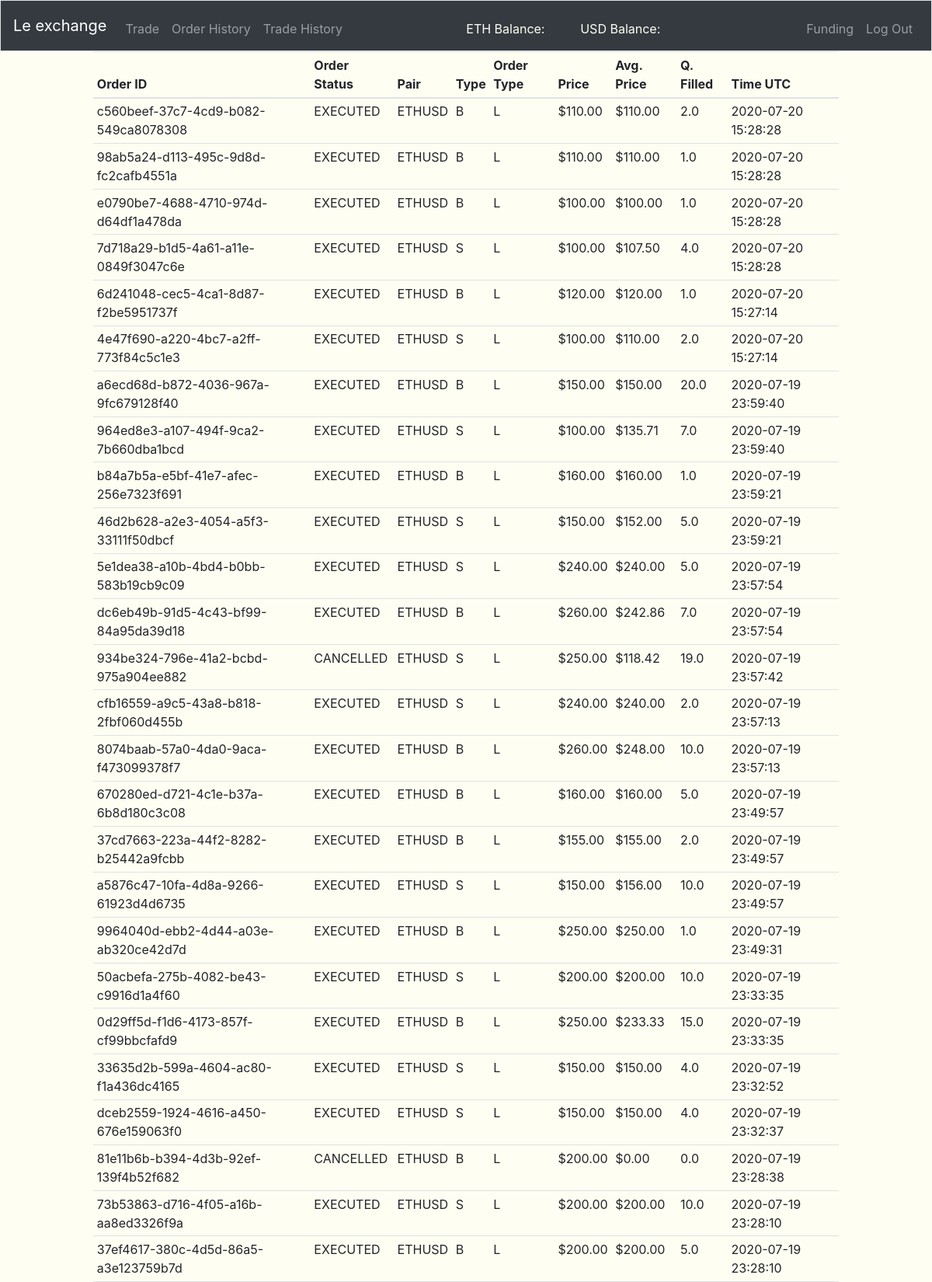
Page /order-history (signed in, upper part) on the committed database.
### tables this page shows
CREATE TABLE "order_history" (
	"order_id"	VARCHAR(255) NOT NULL,
	"user_id"	INTEGER NOT NULL,
	"pair"	VARCHAR(255) NOT NULL,
	"type"	CHAR(1) NOT NULL,
	"ordertype"	CHAR(1) NOT NULL,
	"price"	REAL NOT NULL,
	"avg_price"	REAL NOT NULL,
	"quantity_filled"	REAL NOT NULL,
	"time"	INTEGER NOT NULL,
	"status"	TEXT NOT NULL,
	PRIMARY KEY("order_id")
);

### views.py (the view)
@app.route('/order-history', methods=["GET"])
@login_required
def order_history():
    order_history = db.execute(
        "SELECT * FROM order_history WHERE user_id = :id ORDER BY time DESC", id=session["user_id"])
    return render_template("history.html", order_history=order_history)

### app.py (called while the page is built)
@app.after_request
def after_request(response):
    response.headers["Cache-Control"] = "no-cache, no-store, must-revalidate"
    response.headers["Expires"] = 0
    response.headers["Pragma"] = "no-cache"
    return response

### helper.py (called while the page is built)
def login_required(f):
    @wraps(f)
    def decorated_function(*args, **kwargs):
        if session.get("user_id") is None:
            return redirect("/login"), 403
        return f(*args, **kwargs)
    return decorated_function

def usd(value):
    return f"${value:,.2f}"

def timeformater(time):
    return datetime.datetime.utcfromtimestamp(time)

### templates/history.html (shortened to what this page needs)
{% extends "layout.html" %}
{% block main %}
<table class="table table-hover table-sm" style="width: 80%; margin-left: auto; margin-right: auto;">
  <thead s>
    <tr>
      <th scope="col">Order ID</th>
      <th scope="col">Order Status</th>
      <th scope="col">Pair</th>
      <th scope="col">Type</th>
      <th scope="col">Order Type</th>
      <th scope="col">Price</th>
      <th scope="col">Avg. Price</th>
      <th scope="col">Q. Filled</th>
      <th scope="col">Time UTC</th>
    </tr>
  </thead>
  <tbody>
    {% for i in order_history %}
      <tr>
        <td>{{i.order_id}}</td>
        <td>{{i.status}}</td>
        <td>{{i.pair}}</td>
        <td>{{i.type}}</td>
        <td>{{i.ordertype}}</td>
        <td>{{i.price|usd}}</td>
        <td>{{i.avg_price|usd}}</td>
        <td>{{i.quantity_filled}}</td>
        <td>{{i.time|timeformater}}</td>
      </tr>
    {% endfor %}
  </tbody>
</table>
{% endblock %}

### rows in the picture
order_history: order_id "c560beef-37c7-4cd9-b082-549ca8078308", status "EXECUTED", pair "ETHUSD", type "B", ordertype "L", price "$110.00", avg_price "$110.00", quantity_filled "2.0", time "2020-07-20 15:28:28"
order_history: order_id "98ab5a24-d113-495c-9d8d-fc2cafb4551a", status "EXECUTED", pair "ETHUSD", type "B", ordertype "L", price "$110.00", avg_price "$110.00", quantity_filled "1.0", time "2020-07-20 15:28:28"
order_history: order_id "e0790be7-4688-4710-974d-d64df1a478da", status "EXECUTED", pair "ETHUSD", type "B", ordertype "L", price "$100.00", avg_price "$100.00", quantity_filled "1.0", time "2020-07-20 15:28:28"
order_history: order_id "7d718a29-b1d5-4a61-a11e-0849f3047c6e", status "EXECUTED", pair "ETHUSD", type "S", ordertype "L", price "$100.00", avg_price "$107.50", quantity_filled "4.0", time "2020-07-20 15:28:28"
order_history: order_id "6d241048-cec5-4ca1-8d87-f2be5951737f", status "EXECUTED", pair "ETHUSD", type "B", ordertype "L", price "$120.00", avg_price "$120.00", quantity_filled "1.0", time "2020-07-20 15:27:14"
order_history: order_id "4e47f690-a220-4bc7-a2ff-773f84c5c1e3", status "EXECUTED", pair "ETHUSD", type "S", ordertype "L", price "$100.00", avg_price "$110.00", quantity_filled "2.0", time "2020-07-20 15:27:14"
order_history: order_id "a6ecd68d-b872-4036-967a-9fc679128f40", status "EXECUTED", pair "ETHUSD", type "B", ordertype "L", price "$150.00", avg_price "$150.00", quantity_filled "20.0", time "2020-07-19 23:59:40"
order_history: order_id "964ed8e3-a107-494f-9ca2-7b660dba1bcd", status "EXECUTED", pair "ETHUSD", type "S", ordertype "L", price "$100.00", avg_price "$135.71", quantity_filled "7.0", time "2020-07-19 23:59:40"
order_history: order_id "b84a7b5a-e5bf-41e7-afec-256e7323f691", status "EXECUTED", pair "ETHUSD", type "B", ordertype "L", price "$160.00", avg_price "$160.00", quantity_filled "1.0", time "2020-07-19 23:59:21"
order_history: order_id "46d2b628-a2e3-4054-a5f3-33111f50dbcf", status "EXECUTED", pair "ETHUSD", type "S", ordertype "L", price "$150.00", avg_price "$152.00", quantity_filled "5.0", time "2020-07-19 23:59:21"
order_history: order_id "5e1dea38-a10b-4bd4-b0bb-583b19cb9c09", status "EXECUTED", pair "ETHUSD", type "S", ordertype "L", price "$240.00", avg_price "$240.00", quantity_filled "5.0", time "2020-07-19 23:57:54"
order_history: order_id "dc6eb49b-91d5-4c43-bf99-84a95da39d18", status "EXECUTED", pair "ETHUSD", type "B", ordertype "L", price "$260.00", avg_price "$242.86", quantity_filled "7.0", time "2020-07-19 23:57:54"
order_history: order_id "934be324-796e-41a2-bcbd-975a904ee882", status "CANCELLED", pair "ETHUSD", type "S", ordertype "L", price "$250.00", avg_price "$118.42", quantity_filled "19.0", time "2020-07-19 23:57:42"
order_history: order_id "cfb16559-a9c5-43a8-b818-2fbf060d455b", status "EXECUTED", pair "ETHUSD", type "S", ordertype "L", price "$240.00", avg_price "$240.00", quantity_filled "2.0", time "2020-07-19 23:57:13"
order_history: order_id "8074baab-57a0-4da0-9aca-f473099378f7", status "EXECUTED", pair "ETHUSD", type "B", ordertype "L", price "$260.00", avg_price "$248.00", quantity_filled "10.0", time "2020-07-19 23:57:13"
order_history: order_id "670280ed-d721-4c1e-b37a-6b8d180c3c08", status "EXECUTED", pair "ETHUSD", type "B", ordertype "L", price "$160.00", avg_price "$160.00", quantity_filled "5.0", time "2020-07-19 23:49:57"
order_history: order_id "37cd7663-223a-44f2-8282-b25442a9fcbb", status "EXECUTED", pair "ETHUSD", type "B", ordertype "L", price "$155.00", avg_price "$155.00", quantity_filled "2.0", time "2020-07-19 23:49:57"
order_history: order_id "a5876c47-10fa-4d8a-9266-61923d4d6735", status "EXECUTED", pair "ETHUSD", type "S", ordertype "L", price "$150.00", avg_price "$156.00", quantity_filled "10.0", time "2020-07-19 23:49:57"
order_history: order_id "9964040d-ebb2-4d44-a03e-ab320ce42d7d", status "EXECUTED", pair "ETHUSD", type "B", ordertype "L", price "$250.00", avg_price "$250.00", quantity_filled "1.0", time "2020-07-19 23:49:31"
order_history: order_id "50acbefa-275b-4082-be43-c9916d1a4f60", status "EXECUTED", pair "ETHUSD", type "S", ordertype "L", price "$200.00", avg_price "$200.00", quantity_filled "10.0", time "2020-07-19 23:33:35"
order_history: order_id "0d29ff5d-f1d6-4173-857f-cf99bbcfafd9", status "EXECUTED", pair "ETHUSD", type "B", ordertype "L", price "$250.00", avg_price "$233.33", quantity_filled "15.0", time "2020-07-19 23:33:35"
order_history: order_id "33635d2b-599a-4604-ac80-f1a436dc4165", status "EXECUTED", pair "ETHUSD", type "S", ordertype "L", price "$150.00", avg_price "$150.00", quantity_filled "4.0", time "2020-07-19 23:32:52"
order_history: order_id "dceb2559-1924-4616-a450-676e159063f0", status "EXECUTED", pair "ETHUSD", type "S", ordertype "L", price "$150.00", avg_price "$150.00", quantity_filled "4.0", time "2020-07-19 23:32:37"
order_history: order_id "81e11b6b-b394-4d3b-92ef-139f4b52f682", status "CANCELLED", pair "ETHUSD", type "B", ordertype "L", price "$200.00", avg_price "$0.00", quantity_filled "0.0", time "2020-07-19 23:28:38"
order_history: order_id "73b53863-d716-4f05-a16b-aa8ed3326f9a", status "EXECUTED", pair "ETHUSD", type "S", ordertype "L", price "$200.00", avg_price "$200.00", quantity_filled "10.0", time "2020-07-19 23:28:10"
order_history: order_id "37ef4617-380c-4d5d-86a5-a3e123759b7d", status "EXECUTED", pair "ETHUSD", type "B", ordertype "L", price "$200.00", avg_price "$200.00", quantity_filled "5.0", time "2020-07-19 23:28:10"
